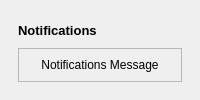
                  <widget class="QWidget" name="popupNotificationContainer" native="true">
                   <property name="maximumSize">
                    <size>
                     <width>16777215</width>
                     <height>100</height>
                    </size>
                   </property>
                   <layout class="QVBoxLayout" name="verticalLayout_24">
                    <property name="spacing">
                     <number>9</number>
                    </property>
                    <property name="leftMargin">
                     <number>9</number>
                    </property>
                    <property name="topMargin">
                     <number>9</number>
                    </property>
                    <property name="rightMargin">
                     <number>9</number>
                    </property>
                    <property name="bottomMargin">
                     <number>9</number>
                    </property>
                    <item>
                     <widget class="QWidget" name="popupNotificationSubContainer" native="true">
                      <layout class="QVBoxLayout" name="verticalLayout_25">
                       <item>
                        <widget class="QLabel" name="label_21">
                         <property name="font">
                          <font>
                           <pointsize>10</pointsize>
                           <bold>true</bold>
                          </font>
                         </property>
                         <property name="text">
                          <string>Notifications</string>
                         </property>
                        </widget>
                       </item>
                       <item>
                        <widget class="QFrame" name="frame_14">
                         <property name="frameShape">
                          <enum>QFrame::StyledPanel</enum>
                         </property>
                         <property name="frameShadow">
                          <enum>QFrame::Raised</enum>
                         </property>
                         <layout class="QHBoxLayout" name="horizontalLayout_10">
                          <item>
                           <widget class="QLabel" name="label_22">
                            <property name="sizePolicy">
                             <sizepolicy hsizetype="Expanding" vsizetype="Preferred">
                              <horstretch>0</horstretch>
                              <verstretch>0</verstretch>
                             </sizepolicy>
                            </property>
                            <property name="font">
                             <font>
                              <bold>false</bold>
                             </font>
                            </property>
                            <property name="styleSheet">
                             <string notr="true"/>
                            </property>
                            <property name="text">
                             <string>Notifications Message</string>
                            </property>
                            <property name="alignment">
                             <set>Qt::AlignCenter</set>
                            </property>
                           </widget>
                          </item>
                         </layout>
                        </widget>
                       </item>
                      </layout>
                     </widget>
                    </item>
                   </layout>
                  </widget>
